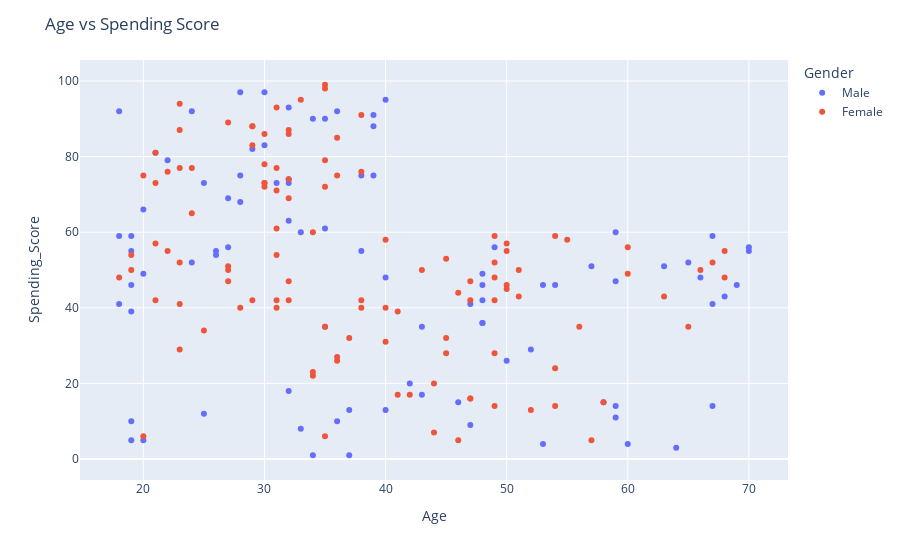

Notebook code cell kept with this figure:
### Code cell
#Age vs Spending Score
fig = px.scatter(df, x='Age', y='Spending_Score', color='Gender')
fig.update_layout(title='Age vs Spending Score')
fig.show()

### Figure 1 — Plotly figure (JSON) as saved in the notebook; plotly's stock layout.template omitted (floating-point values rounded to 4 significant figures)
{"data": [{"hovertemplate": "Gender=Male<br>Age=%{x}<br>Spending_Score=%{y}<extra></extra>", "legendgroup": "Male", "marker": {"color": "#636efa", "symbol": "circle"}, "mode": "markers", "name": "Male", "orientation": "v", "showlegend": true, "type": "scatter", "x": [19, 21, 64, 67, 37, 22, 20, 52, 35, 25, 31, 29, 35, 60, 53, 18, 24, 48, 33, 59, 47, 69, 53, 70, 19, 63, 18, 19, 70, 59, 26, 40, 57, 38, 67, 48, 18, 48, 24, 48, 20, 67, 26, 49, 54, 68, 66, 65, 19, 27, 39, 43, 40, 59, 38, 47, 39, 20, 32, 19, 32, 25, 28, 48, 34, 43, 39, 37, 34, 19, 50, 42, 32, 40, 28, 36, 36, 58, 27, 59, 35, 46, 30, 28, 33, 32, 32, 30], "xaxis": "x", "y": [39, 81, 3, 14, 13, 79, 66, 29, 35, 73, 73, 82, 61, 4, 4, 92, 92, 36, 60, 60, 41, 46, 46, 56, 55, 51, 59, 59, 55, 47, 54, 48, 51, 55, 41, 46, 41, 49, 52, 42, 49, 59, 55, 56, 46, 43, 48, 52, 46, 56, 91, 35, 95, 11, 75, 9, 75, 5, 73, 10, 93, 12, 97, 36, 90, 17, 88, 1, 1, 5, 26, 20, 63, 13, 75, 10, 92, 15, 69, 14, 90, 15, 97, 68, 8, 74, 18, 83], "yaxis": "y"}, {"hovertemplate": "Gender=Female<br>Age=%{x}<br>Spending_Score=%{y}<extra></extra>", "legendgroup": "Female", "marker": {"color": "#EF553B", "symbol": "circle"}, "mode": "markers", "name": "Female", "orientation": "v", "showlegend": true, "type": "scatter", "x": [20, 23, 31, 22, 35, 23, 30, 35, 58, 24, 35, 35, 46, 54, 45, 40, 23, 21, 49, 21, 42, 30, 36, 20, 65, 31, 49, 24, 50, 27, 29, 31, 49, 31, 50, 51, 27, 67, 54, 43, 68, 32, 47, 60, 60, 45, 23, 49, 46, 21, 55, 22, 34, 50, 68, 40, 32, 47, 27, 23, 49, 21, 66, 19, 38, 18, 19, 63, 49, 51, 50, 38, 40, 23, 31, 25, 31, 29, 44, 35, 57, 28, 32, 32, 34, 44, 38, 47, 27, 30, 30, 56, 29, 31, 36, 33, 36, 52, 30, 37, 32, 29, 41, 54, 41, 36, 34, 32, 38, 47, 35, 45], "xaxis": "x", "y": [6, 77, 40, 76, 6, 94, 72, 99, 15, 77, 35, 98, 5, 14, 32, 31, 87, 73, 14, 81, 17, 73, 26, 75, 35, 61, 28, 65, 55, 47, 42, 42, 52, 54, 45, 50, 51, 52, 59, 50, 48, 47, 42, 49, 56, 53, 52, 42, 44, 57, 58, 55, 60, 46, 55, 40, 42, 47, 50, 41, 48, 42, 50, 54, 42, 48, 50, 43, 59, 43, 57, 40, 58, 29, 77, 34, 71, 88, 7, 72, 5, 40, 87, 74, 22, 20, 76, 16, 89, 78, 73, 35, 83, 93, 75, 95, 27, 13, 86, 32, 86, 88, 39, 24, 17, 85, 23, 69, 91, 16, 79, 28], "yaxis": "y"}], "layout": {"legend": {"title": {"text": "Gender"}, "tracegroupgap": 0}, "margin": {"t": 60}, "title": {"text": "Age vs Spending Score"}, "xaxis": {"anchor": "y", "domain": [0, 1], "title": {"text": "Age"}}, "yaxis": {"anchor": "x", "domain": [0, 1], "title": {"text": "Spending_Score"}}}}
